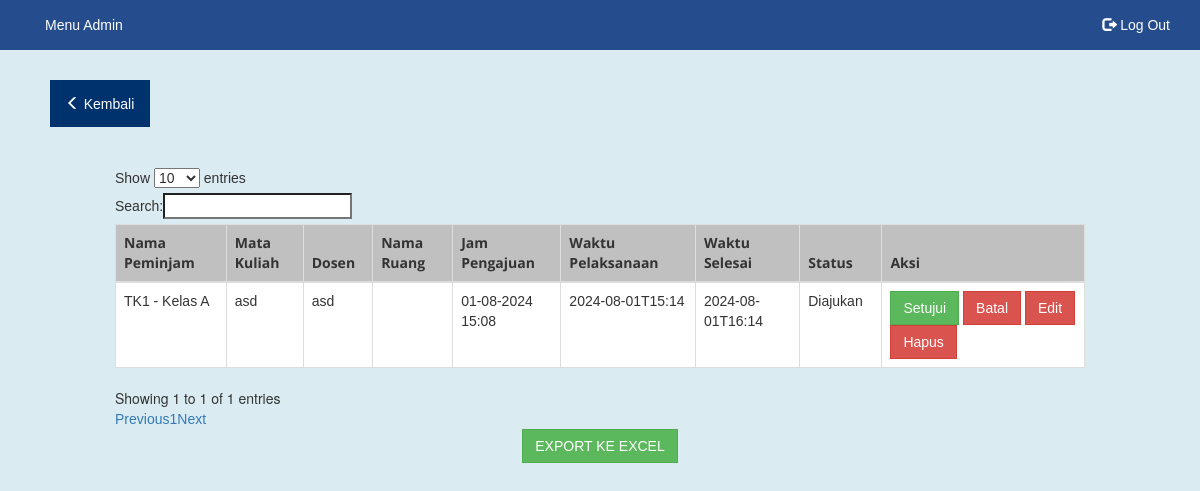
/admin_pengajuan.php (signed in), run on an earlier commit of the app's database.
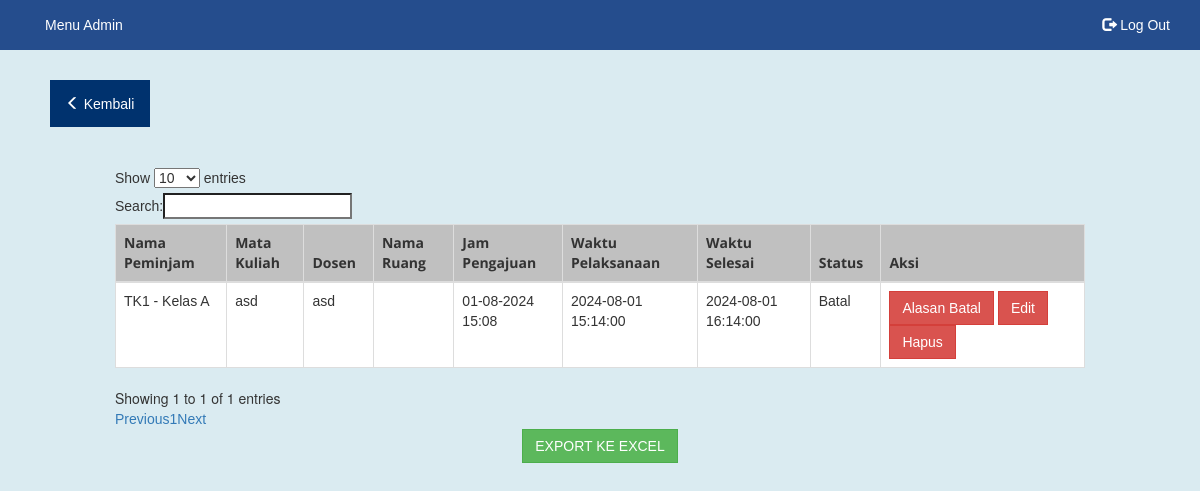
And on a later commit of the database.
### tables this page shows
CREATE TABLE `meminjam` (
  `kode_pinjam` int(15) NOT NULL,
  `nama_peminjam` varchar(255) NOT NULL,
  `nama_ruang` varchar(50) NOT NULL,
  `matkul` varchar(255) NOT NULL,
  `dosen` varchar(50) NOT NULL,
  `tgl_pinjam` varchar(50) NOT NULL,
  `start_date` datetime NOT NULL,
  `end_date` datetime NOT NULL,
  `jumlah_mahasiswa` varchar(100) NOT NULL,
  `status` varchar(15) NOT NULL,
  `keterangan` text NOT NULL,
  `color` varchar(25) NOT NULL
);

### admin_pengajuan.php (the view, shortened to what this page needs)
<!DOCTYPE html>
<html lang="en">
<head>
  <link rel="stylesheet" href="https://maxcdn.bootstrapcdn.com/bootstrap/3.3.7/css/bootstrap.min.css">
  <link href="./style.css" type="text/css" rel="stylesheet">
  <link rel="stylesheet" type="text/css" href="https://cdn.datatables.net/1.12.1/css/dataTables.bootstrap.min.css">
  <link rel="stylesheet" type="text/css" href="./fonts/font-awesome.min.css">
  <link rel="stylesheet" type="text/css" href="./fonts/font-awesome.min.css">
</head>
<body>
  <nav class="navbar">
    <div class="container-fluid">
      <div class="collapse navbar-collapse" id="myNavbar">
        <ul class="nav navbar-nav">
          <li class="active"><a href="./admin_menu.php">Menu Admin</a></li>
        </ul>
        <ul class="nav navbar-nav navbar-right">
          <li><a href="./logout.php"><span class="glyphicon glyphicon-log-out"></span> Log Out</a></li>
        </ul>
      </div>
    </div>
  </nav>
  <div class="container-fluid">
    <div class="row content">
      <div class="col-sm-2 text-center backtop">
        <br><br><br><br>
        <a href="./admin_menu.php"><button class="btn backbutton1"><span class="glyphicon glyphicon-menu-left"></span> Kembali</button></a>
      </div>
    </div>
    <br>
    <br>
    <div class="row content">
      <div class="col-sm-1"></div>
      <div class="col-sm-10">
        <div class="table-responsive">
          <table class="table table-bordered table-hover" id="pengajuan" style="width:100%">
            <thead class="text-center">
              <tr>
                <th>Nama Peminjam</th>
                <th>Mata Kuliah</th>
                <th>Dosen</th>
                <th>Nama Ruang</th>
                <th>Jam Pengajuan</th>
                <th>Waktu Pelaksanaan</th>
                <th>Waktu Selesai</th>
                <th>Status</th>
                <th>Aksi</th>
              </tr>
            </thead>
            <tbody>
              <?php
              include 'koneksi.php';
              $data = mysqli_query($koneksi, "select * from meminjam order by kode_pinjam desc");
              while ($d = mysqli_fetch_array($data)) {
              ?>
                <tr>
                  <td><?php echo $d['nama_peminjam']; ?></td>
                  <td><?php echo $d['matkul']; ?></td>
                  <td><?php echo $d['dosen']; ?></td>
                  <td><?php echo $d['nama_ruang']; ?></td>
                  <td><?php echo $d['tgl_pinjam'] ?></td>
                  <td><?php echo $d['start_date'] ?></td>
                  <td><?php echo $d['end_date']; ?></td>
                  <td><?php echo $d['status']; ?></td>
                  <?php
                  if ($d['status'] == 'Diajukan') {
                  ?>
                    <td><?php echo "<a href='admin_pengajuan.php?proses&kode_pinjam=" . $d['kode_pinjam'] . "&status=1' class='btn btn-success btn-small'>Setujui</a>"; ?>
                      <?php echo "<a href='admin_pengajuan.php?proses&kode_pinjam=" . $d['kode_pinjam'] . "&status=3' class='btn btn-danger btn-small'>Batal</a>"; ?>
                      <?php echo "<a href='admin_edit_pengajuan.php?kode_pinjam=" . $d['kode_pinjam'] . "' class='btn btn-danger btn-small'>Edit</a>"; ?>
                      <?php echo "<a href='delete.php?kode_pinjam=" . $d['kode_pinjam'] . "' class='btn btn-danger btn-small'>Hapus</a>"; ?></td>
                  <?php
                  } elseif ($d['status'] == 'Selesai') {
                  ?>
                    <td><?php echo "<a href='delete.php?kode_pinjam=" . $d['kode_pinjam'] . "' class='btn btn-danger btn-small'>Hapus</a>"; ?>
                      <?php echo "<a href='admin_edit_pengajuan.php?kode_pinjam=" . $d['kode_pinjam'] . "' class='btn btn-danger btn-small'>Edit</a>"; ?></td>
                  <?php
                  } else {
                  ?>
                    <td><?php echo "<a href='admin_edit_keterangan.php?kode_pinjam=" . $d['kode_pinjam'] . "' class='btn btn-danger btn-small'>Alasan Batal</a>"; ?>
                      <?php echo "<a href='admin_edit_pengajuan.php?kode_pinjam=" . $d['kode_pinjam'] . "' class='btn btn-danger btn-small'>Edit</a>"; ?>
                      <?php echo "<a href='delete.php?kode_pinjam=" . $d['kode_pinjam'] . "' class='btn btn-danger btn-small'>Hapus</a>"; ?></td>
                  <?php
                  }
                  ?>
                </tr>
              <?php
              }
              ?>
            </tbody>
          </table>
        </div>
      </div>
      <div class="col-sm-1"></div>
    </div>
    <div class="row content">
      <div class="col-md-3"></div>
      <div class="col-md-6 text-center"><a target="_blank" href="export_excel.php" class="btn btn-success">EXPORT KE EXCEL</a></div>
      <div class="col-md-3"></div>
    </div>
  </div>
</body>
</html>

### style.css (style rules this page uses)
html h1, h2, h3, h4, h5, h6, p, label, a, li, table td, input[type="text"], input[type="submit"], input[type="password"] { font-family: "Noto Sans TC", sans-serif; font-weight: 400; }
table th { font-family: "Open Sans", sans-serif; font-weight: 700; }
body { background-color: #daebf1; }
.btn { border-radius: 0; }
.navbar { margin: 0 px; width: 100%; border-radius: 0; border: 0px; position: fixed; z-index: 10; background-color: #254d8d; }
.navbar li a { color: #FFFFFF; }
.table { background-color: white; }
thead > tr { background-color: #c0c0c0; }
.backbutton1 { padding: 1.25rem 1.5rem; color: white; background-color: #00326e; }
@media screen and (min-width: 768px) { .navbar-right li { margin: 0px 0px; } }

What changed in the data, as far as the page shows it:
changed meminjam "TK1 - Kelas A": start_date "2024-08-01T15:14" → "2024-08-01 15:14:00"; end_date "2024-08-01T16:14" → "2024-08-01 16:14:00"; status "Diajukan" → "Batal"; status "Setujui Batal" → "Alasan Batal"
